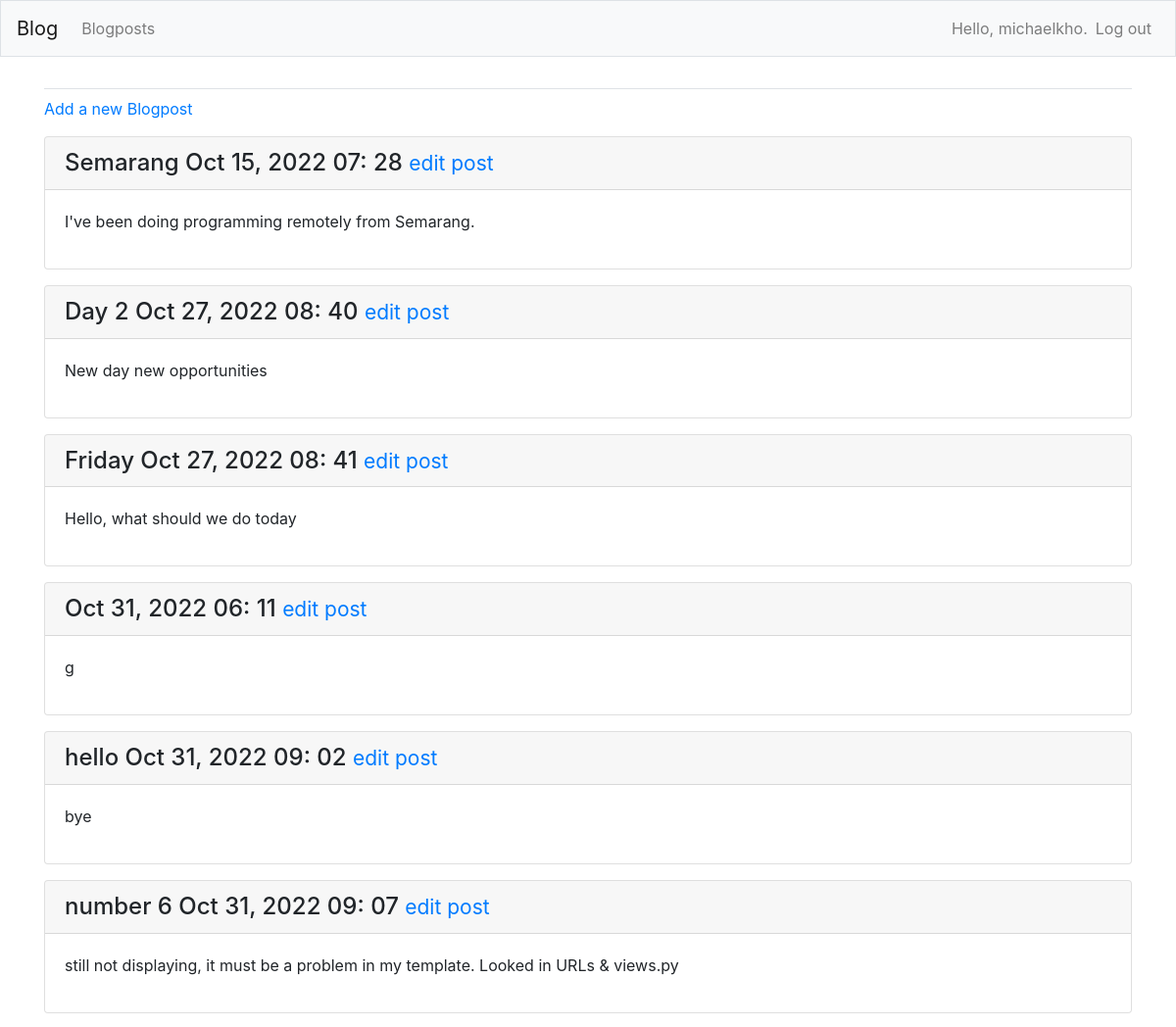
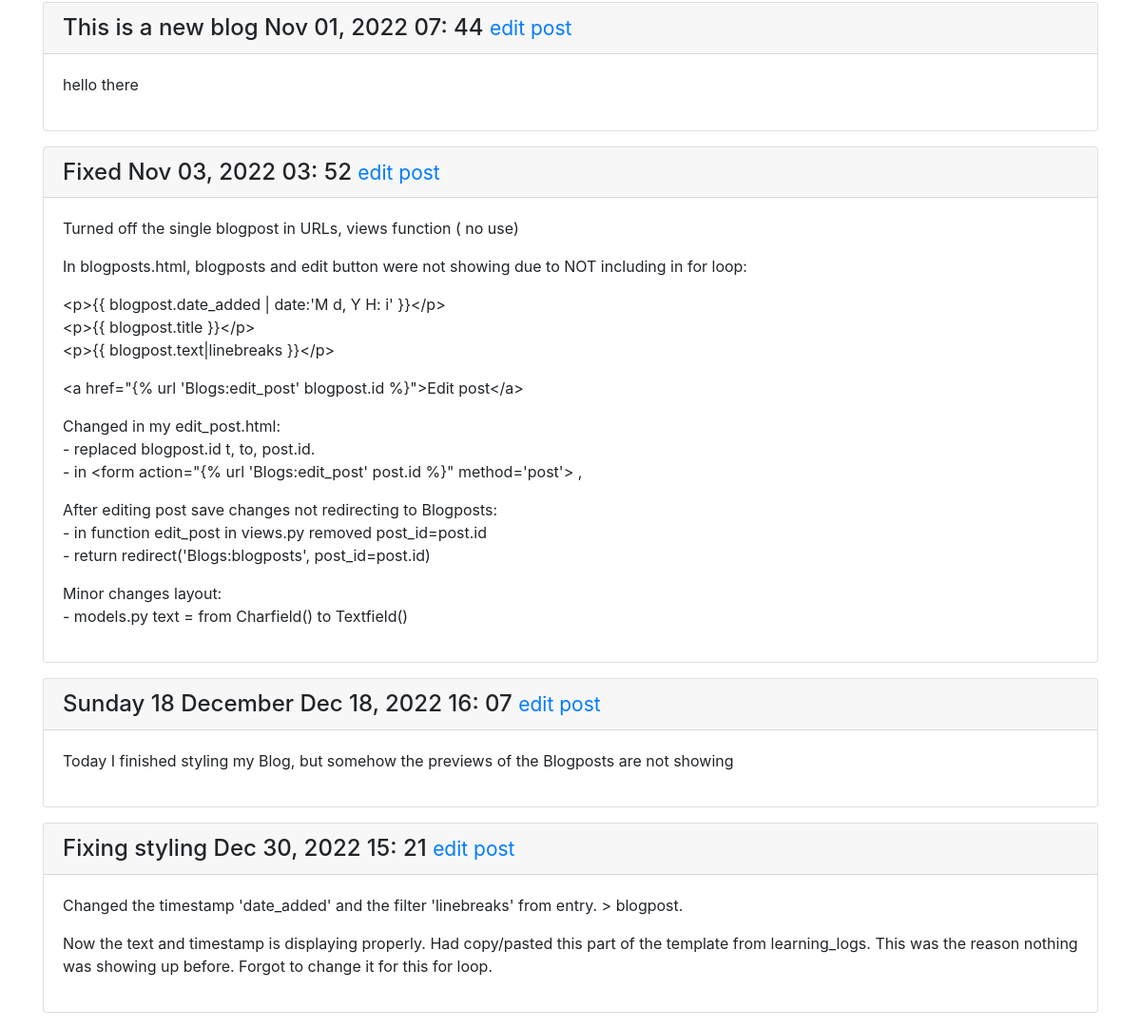
The page /blogposts/ (signed in) on the database its author committed (2 pictures, top to bottom).
### Blogs/models.py (models this page shows, shortened)
class Blogpost(models.Model):
    title = models.CharField(max_length=50)
    text = models.TextField()
    date_added = models.DateTimeField(auto_now_add=True)
    owner = models.ForeignKey(User, on_delete=models.CASCADE)

### Blogs/views.py (the view)
# urls.py: path('blogposts/', views.blogposts, name='blogposts'),
def blogposts(request):
    blogposts = Blogpost.objects.order_by('date_added')
    context = {'blogposts': blogposts}
    return render(request, 'Blogs/blogposts.html', context)

### Blogs/templates/Blogs/blogposts.html (shortened to what this page needs)
{% extends "Blogs/base.html" %}
{% block content %}
  <p>
    <a href="{% url 'Blogs:new_post' %}">Add a new Blogpost</a>
  </p>
  {% for blogpost in blogposts %}
     <div class="card mb-3">
        <h4 class="card-header">
             {{ blogpost.title }}
             {{ blogpost.date_added | date:'M d, Y H: i' }}
             <small> <a href="{% url 'Blogs:edit_post' blogpost.id %}">
                  edit post</a></small>
        </h4>
        <div class="card-body">{{ blogpost.text | linebreaks }}</div>
     </div>
    {% empty %}
        <p>No blogposts have been added yet.</p>
    {% endfor %}
  {% endblock content %}

### Blogs/templates/Blogs/base.html (shortened to what this page needs)
{% load bootstrap4 %}
<!doctype html>
<html lang="en">
<head>
    {% bootstrap_css %}
</head>
<body>
<nav class="navbar navbar-expand-md navbar-light bg-light mb-4 border">
     <a class="navbar-brand" href="{% url 'Blogs:index' %}">
            Blog</a>
        <div class="collapse navbar-collapse" id="navbarCollapse">
            <ul class="navbar-nav mr-auto">
                <li class="nav-item">
                <a class="nav-link" href="{% url 'Blogs:blogposts' %}">
                    Blogposts</a></li>
            </ul>
    <ul class="navbar-nav ml-auto">
      {% if user.is_authenticated %}
        <li class="nav-item">
          <span class="navbar-text"}">Hello, {{ user.username }}.</span>
        </li>
        <li class="nav-item">
          <a class="nav-link" href="{% url 'users:logout' %}">Log out</a>
        </li>
      {% else %}
        <li class="nav-item">
          <a class="nav-link" href="{% url 'users:register' %}">Register</a>
        </li>
        <li class="nav-item">
          <a class="nav-link" href="{% url 'users:login' %}">Log in</a></li>
      {% endif %}
    </ul>
  </div>
</nav>
<main role="main" class="container">
    <div class="pb-2 mb-2 border-bottom">
    </div>
    <div>
        {% block content %}{% endblock content %}
    </div>
  </main>
</body>
</html>

### rows shown on the page
Blogpost: title "Semarang", date_added "Oct 15, 2022 07: 28", text "I've been doing programming remotely from Semarang."
Blogpost: title "Day 2", date_added "Oct 27, 2022 08: 40", text "New day new opportunities"
Blogpost: title "Friday", date_added "Oct 27, 2022 08: 41", text "Hello, what should we do today"
Blogpost: date_added "Oct 31, 2022 06: 11", text "g"
Blogpost: title "hello", date_added "Oct 31, 2022 09: 02", text "bye"
Blogpost: title "number 6", date_added "Oct 31, 2022 09: 07", text "still not displaying, it must be a problem in my template. Looked in URLs & views.py"
Blogpost: title "This is a new blog", date_added "Nov 01, 2022 07: 44", text "hello there"
Blogpost: title "Fixed", date_added "Nov 03, 2022 03: 52", text "Turned off the single blogpost in URLs, views function ( no use) In blogposts.html, blogposts and edit button were not showing due to NOT including in for loop: <p>{{ blogpost.date_added | date:'M d, Y H: i' }}</p> <p>{{ blogpost.title }}</p> <p>{{ blogpost.text|linebreaks }}</p> <a href=\"{% url 'Blogs:edit_post' blogpost.id %}\">Edit post</a> Changed in my edit_post.html: - replaced blogpost.id t, to, post.id. - in <form action=\"{% url 'Blogs:edit_post' post.id %}\" method='post'> , After editing post save changes not redirecting to Blogposts: - in function edit_post in views.py removed post_id=post.id - return redirect('Blogs:blogposts', post_id=post.id) Minor changes layout: - models.py…"
Blogpost: title "Sunday 18 December", date_added "Dec 18, 2022 16: 07", text "Today I finished styling my Blog, but somehow the previews of the Blogposts are not showing"
Blogpost: title "Fixing styling", date_added "Dec 30, 2022 15: 21", text "Changed the timestamp 'date_added' and the filter 'linebreaks' from entry. > blogpost. Now the text and timestamp is displaying properly. Had copy/pasted this part of the template from learning_logs. This was the reason nothing was showing up before. Forgot to change it for this for loop."

### other values the page prints
{{ user.username }} "michaelkho"
